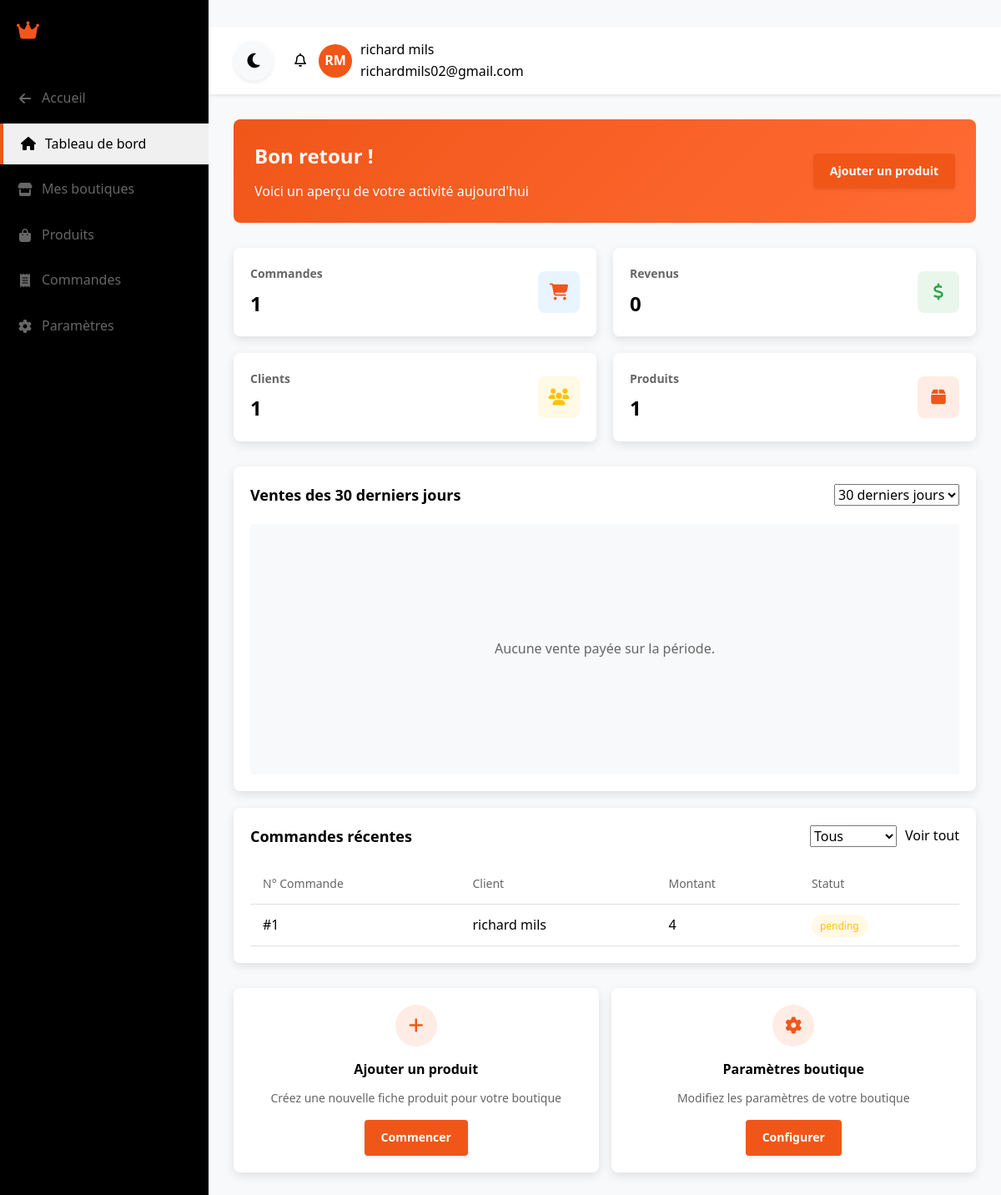
The app's page /index.php?page=dashboard_shop (signed in), older data.
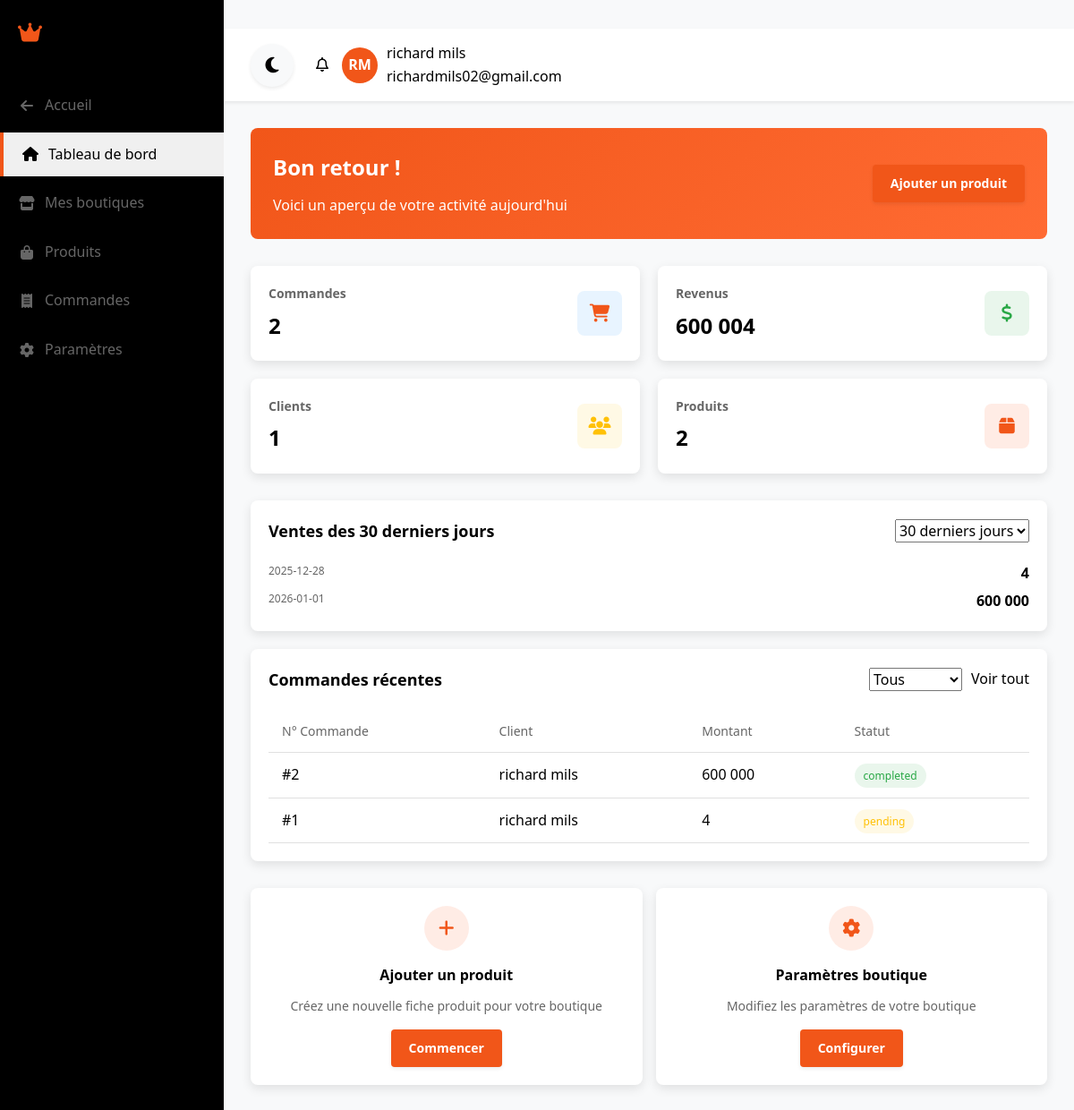
The same page, newer data.
### tables this page shows
CREATE TABLE orders (
        id INTEGER PRIMARY KEY AUTOINCREMENT,
        user_id INTEGER,
        shop_id INTEGER NOT NULL,
        total REAL NOT NULL,
        status TEXT DEFAULT 'pending',
        payment_method TEXT,
        created_at DATETIME DEFAULT CURRENT_TIMESTAMP,
        updated_at DATETIME DEFAULT CURRENT_TIMESTAMP, paid INTEGER DEFAULT 0, satisfied INTEGER DEFAULT 0, canceled INTEGER DEFAULT 0,
        FOREIGN KEY(user_id) REFERENCES users(id) ON DELETE SET NULL,
        FOREIGN KEY(shop_id) REFERENCES shops(id) ON DELETE CASCADE
    );

### app/config.php (called while the page is built, shortened)
<?php
function getDB() {
    static $db = null;
    if ($db === null) {
        try {
            $db = new PDO('sqlite:' . DB_PATH);
            $db->setAttribute(PDO::ATTR_ERRMODE, PDO::ERRMODE_EXCEPTION);
            $db->setAttribute(PDO::ATTR_DEFAULT_FETCH_MODE, PDO::FETCH_ASSOC);
            $db->exec('PRAGMA foreign_keys = ON');
        } catch (PDOException $e) {
            error_log("Erreur de connexion à la base de données: " . $e->getMessage());
            die("Erreur de connexion à la base de données. Veuillez contacter l'administrateur.");
        }
    }
    return $db;
}
function url($page) {
    return APP_URL . "?page=" . $page;
}

### app/models/Order.php (called while the page is built, shortened)
<?php
require_once __DIR__ . '/../config.php';
class Order {
    private PDO $db;
    public function __construct() {
        $this->db = getDB();
    }
    public function getByShopId(int $shopId): array {
        $stmt = $this->db->prepare('
            SELECT o.*,
                   TRIM(COALESCE(u.first_name, \'\') || \' \' || COALESCE(u.last_name, \'\')) AS customer_name,
                   u.email AS customer_email
            FROM orders o
            LEFT JOIN users u ON u.id = o.user_id
            WHERE o.shop_id = ?
            ORDER BY o.created_at DESC
        ');
        $stmt->execute([$shopId]);
        return $stmt->fetchAll();
    }
    public function getKpisByShopId(int $shopId): array {
        $stmt = $this->db->prepare('
            SELECT
                COUNT(*) AS orders_count,
                COALESCE(SUM(CASE WHEN paid = 1 THEN total ELSE 0 END), 0) AS revenue_total,
                COUNT(DISTINCT CASE WHEN user_id IS NOT NULL THEN user_id END) AS customers_count
            FROM orders
            WHERE shop_id = ? AND COALESCE(canceled, 0) = 0
        ');
        $stmt->execute([$shopId]);
        $row = $stmt->fetch() ?: [];
        return [
            'orders_count' => (int)($row['orders_count'] ?? 0),
            'revenue_total' => (float)($row['revenue_total'] ?? 0),
            'customers_count' => (int)($row['customers_count'] ?? 0),
        ];
    }
    public function getSalesByDay(int $shopId, int $days = 30, bool $paidOnly = true): array {
        $days = max(1, min(365, $days));
        $paidClause = $paidOnly ? ' AND paid = 1' : '';
        $stmt = $this->db->prepare('
            SELECT
                DATE(created_at) AS day,
                COALESCE(SUM(total), 0) AS total
            FROM orders
            WHERE shop_id = ?
              AND COALESCE(canceled, 0) = 0
              ' . $paidClause . '
              AND created_at >= DATETIME(\'now\', ?)
            GROUP BY DATE(created_at)
            ORDER BY DATE(created_at) ASC
        ');
        $stmt->execute([$shopId, '-' . $days . ' days']);
        return $stmt->fetchAll();
    }
}

### app/controllers/ShopController.php (called while the page is built, shortened)
<?php
require_once __DIR__ . '/../models/ProductVariant.php';
require_once __DIR__ . '/../models/Order.php';
class ShopController {
    public function dashboard() {
        $orderModel = new Order();
        $activeShopId = (int)($_SESSION['active_shop_id'] ?? 0);
        $orders = $activeShopId > 0 ? $orderModel->getByShopId($activeShopId) : [];
        $overviewDays = (int)($_GET['days'] ?? 30);
        $kpis = $activeShopId > 0 ? $orderModel->getKpisByShopId($activeShopId) : [
            'orders_count' => 0,
            'revenue_total' => 0.0,
            'customers_count' => 0,
        ];
        $salesByDay = $activeShopId > 0 ? $orderModel->getSalesByDay($activeShopId, $overviewDays, true) : [];
    }
}
?>

### app/router.php (called while the page is built, shortened)
<?php
require_once __DIR__ . '/config.php';
class Router {
    private $page;
    public function __construct() {
        $this->page = $_GET['page'] ?? 'home';
    }
    public function route() {
        if ($this->page === 'dashboard_shop') {
            require_once CONTROLLERS_PATH . '/ShopController.php';
            $controller = new ShopController();
            $controller->dashboard();
            return;
        }
    }
}

### app/views/dashboard_shop/overview.php (the view, shortened to what the changed rows need)
<?php
$data = $_SESSION['view_data'] ?? [];
$overview = $data['overview'] ?? [];
$kpis = $overview['kpis'] ?? ['orders_count' => 0, 'revenue_total' => 0.0, 'customers_count' => 0];
$productsCount = (int)($overview['products_count'] ?? 0);
$days = (int)($overview['days'] ?? 30);
$orderStatus = (string)($overview['order_status'] ?? 'all');
$salesByDay = $overview['sales_by_day'] ?? [];
$recentOrders = $overview['recent_orders'] ?? [];
?>
<div class="welcome-banner">
    <div class="welcome-text">
        <h2>Bon retour !</h2>
        <p>Voici un aperçu de votre activité aujourd'hui</p>
    </div>
    <a class="btn btn-primary" href="<?php echo url('dashboard_shop'); ?>&tab=product_create">Ajouter un produit</a>
</div>
<div class="stats-cards">
    <div class="stat-card">
        <div class="stat-info">
            <h3>Commandes</h3>
            <div class="stat-value"><?php echo (int)($kpis['orders_count'] ?? 0); ?></div>
        </div>
        <div class="stat-icon orders">
            <i class="fas fa-shopping-cart"></i>
        </div>
    </div>
    <div class="stat-card">
        <div class="stat-info">
            <h3>Revenus</h3>
            <div class="stat-value"><?php echo htmlspecialchars(number_format((float)($kpis['revenue_total'] ?? 0), 0, ',', ' ')); ?></div>
        </div>
        <div class="stat-icon revenue">
            <i class="fas fa-dollar-sign"></i>
        </div>
    </div>
    <div class="stat-card">
        <div class="stat-info">
            <h3>Clients</h3>
            <div class="stat-value"><?php echo (int)($kpis['customers_count'] ?? 0); ?></div>
        </div>
        <div class="stat-icon customers">
            <i class="fas fa-users"></i>
        </div>
    </div>
    <div class="stat-card">
        <div class="stat-info">
            <h3>Produits</h3>
            <div class="stat-value"><?php echo (int)$productsCount; ?></div>
        </div>
        <div class="stat-icon products">
            <i class="fas fa-box"></i>
        </div>
    </div>
</div>
<div class="dashboard-grid">
    <div class="chart-container">
        <div class="chart-header">
            <h3>Ventes des <?php echo (int)$days; ?> derniers jours</h3>
            <form method="get" action="<?php echo url('dashboard_shop'); ?>" style="margin: 0;">
                <select name="days" onchange="this.form.submit()">
                    <option value="30" <?php echo $days === 30 ? 'selected' : ''; ?>>30 derniers jours</option>
                </select>
            </form>
        </div>
        <?php if (empty($salesByDay)): ?>
            <div class="chart-placeholder">Aucune vente payée sur la période.</div>
        <?php else: ?>
            <div style="display: grid; gap: 6px;">
                <?php foreach ($salesByDay as $row): ?>
                    <div style="display: flex; justify-content: space-between; gap: 12px;">
                        <span style="font-size: 12px; color: var(--gray-dark);">
                            <?php echo htmlspecialchars((string)($row['day'] ?? '')); ?>
                        </span>
                        <strong><?php echo htmlspecialchars(number_format((float)($row['total'] ?? 0), 0, ',', ' ')); ?></strong>
                    </div>
                <?php endforeach; ?>
            </div>
        <?php endif; ?>
    </div>
    <div class="recent-orders">
        <div class="orders-header">
            <h3>Commandes récentes</h3>
            <div style="display: flex; gap: 10px; align-items: center;">
                <form method="get" action="<?php echo url('dashboard_shop'); ?>" style="margin: 0;">
                    <select name="order_status" onchange="this.form.submit()">
                        <option value="all" <?php echo $orderStatus === 'all' ? 'selected' : ''; ?>>Tous</option>
                    </select>
                </form>
                <a href="<?php echo url('dashboard_shop'); ?>&tab=orders">Voir tout</a>
            </div>
        </div>
        <table class="orders-table">
            <thead>
                <tr>
                    <th>N° Commande</th>
                    <th>Client</th>
                    <th>Montant</th>
                    <th>Statut</th>
                </tr>
            </thead>
            <tbody>
                <?php if (empty($recentOrders)): ?>
                    <tr>
                        <td colspan="4" style="color: var(--gray-dark); padding: 12px 0;">Aucune commande.</td>
                    </tr>
                <?php else: ?>
                    <?php foreach ($recentOrders as $o): ?>
                        <?php $st = (string)($o['status'] ?? 'pending'); ?>
                        <tr>
                            <td>#<?php echo (int)($o['id'] ?? 0); ?></td>
                            <td><?php echo htmlspecialchars((string)($o['customer_name'] ?? '')); ?></td>
                            <td><?php echo htmlspecialchars(number_format((float)($o['total'] ?? 0), 0, ',', ' ')); ?></td>
                            <td><span class="status <?php echo htmlspecialchars($st); ?>"><?php echo htmlspecialchars($st); ?></span></td>
                        </tr>
                    <?php endforeach; ?>
                <?php endif; ?>
            </tbody>
        </table>
    </div>
</div>
<div class="quick-actions">
    <div class="action-card">
        <div class="action-icon">
            <i class="fas fa-plus"></i>
        </div>
        <h4>Ajouter un produit</h4>
        <p>Créez une nouvelle fiche produit pour votre boutique</p>
        <a class="btn btn-primary" href="<?php echo url('dashboard_shop'); ?>&tab=product_create">Commencer</a>
    </div>
    <div class="action-card">
        <div class="action-icon">
            <i class="fas fa-cog"></i>
        </div>
        <h4>Paramètres boutique</h4>
        <p>Modifiez les paramètres de votre boutique</p>
        <a class="btn btn-secondary" href="<?php echo url('dashboard_shop'); ?>&tab=settings">Configurer</a>
    </div>
</div>

Row changes from the older to the newer data that the page shows:
added orders: id "2", customer_name "richard mils", total "600 000", status "completed"
Text that changed along with them:
$kpis['orders_count']: "1" → "2"
$kpis['revenue_total']: "0" → "600 004"
$productsCount: "1" → "2"
new list line: "2025-12-28 4"
new list line: "2026-01-01 600 000"
text no longer shown: "Aucune vente payée sur la période."
